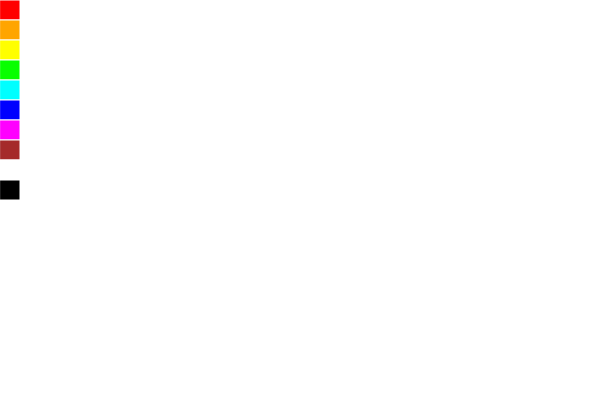
Frame 1 (no input)
Frame 60 (no input): identical to frame 1, image omitted
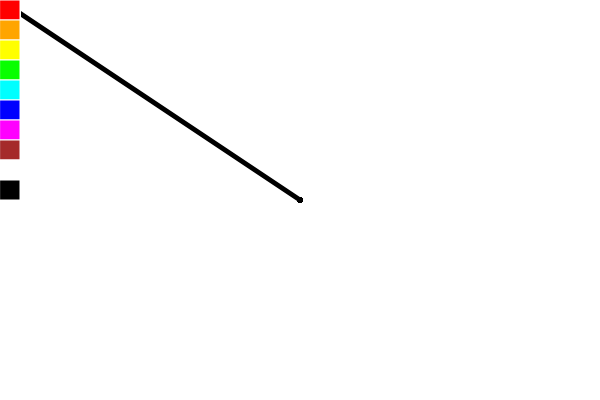
Frame 120 (the mouse pressed at the canvas centre since frame 60)

The p5.js sketch that drew these frames (run headless with seeded random() and noise() and a simulated clock; from frame 60 on, the mouse is pressed at the canvas centre):

// p5.js sketch
// ── sketch.js
function setup() {
  createCanvas(600, 400);
  background(255);
}

let x = 0;
let selectedColor = 'black';

function draw() {
  fill(255);
  stroke(255);
  strokeWeight(1);
  rect(0, 0, 20, height);

  fill('red');
  square(x, 0, 20);

  fill('orange');
  square(x,20,20);
  
  fill('yellow');
  square(x,40,20);

  fill('#08FF00');
  square(x,60,20);

  fill('cyan');
  square(x,80,20);

  fill('blue');
  square(x,100,20);

  fill('magenta');
  square(x,120,20);

  fill('brown');
  square(x,140,20);

  fill('white');
  square(x,160,20);

  fill('black');
  square(x,180,20);

  if (mouseIsPressed && mouseX > 20) {
    stroke(selectedColor);
    strokeWeight(5);
    line(pmouseX, pmouseY, mouseX, mouseY);
  }
}

function mousePressed() {
  if(mouseX >= 0 && mouseX <= 20 &&
    mouseY >= 0 && mouseY <= 20) {
    selectedColor = 'red';
  }
  else if(mouseX >= 0 && mouseX <= 20 &&
    mouseY >= 20 && mouseY <= 40) {
    selectedColor = 'orange';
  }
  else if(mouseX >= 0 && mouseX <= 20 &&
    mouseY >= 40 && mouseY <= 60) {
    selectedColor = 'yellow';
  }
  else if(mouseX >= 0 && mouseX <= 20 &&
    mouseY >= 60 && mouseY <= 80) {
    selectedColor = '#08ff00';
  }
  else if(mouseX >= 0 && mouseX <= 20 &&
    mouseY >= 80 && mouseY <= 100) {
    selectedColor = 'cyan';
  }
  else if(mouseX >= 0 && mouseX <= 20 &&
    mouseY >= 100 && mouseY <= 120) {
    selectedColor = 'blue';
  }
  else if(mouseX >= 0 && mouseX <= 20 &&
    mouseY >= 120 && mouseY <= 140) {
    selectedColor = 'magenta';
  }
  else if(mouseX >= 0 && mouseX <= 20 &&
    mouseY >= 140 && mouseY <= 160) {
    selectedColor = 'brown';
  }
  else if(mouseX >= 0 && mouseX <= 20 &&
    mouseY >= 160 && mouseY <= 180) {
    selectedColor = 'white';
  }
  else if(mouseX >= 0 && mouseX <= 20 &&
    mouseY >= 180 && mouseY <= 200) {
    selectedColor = 'black';
  }
}
